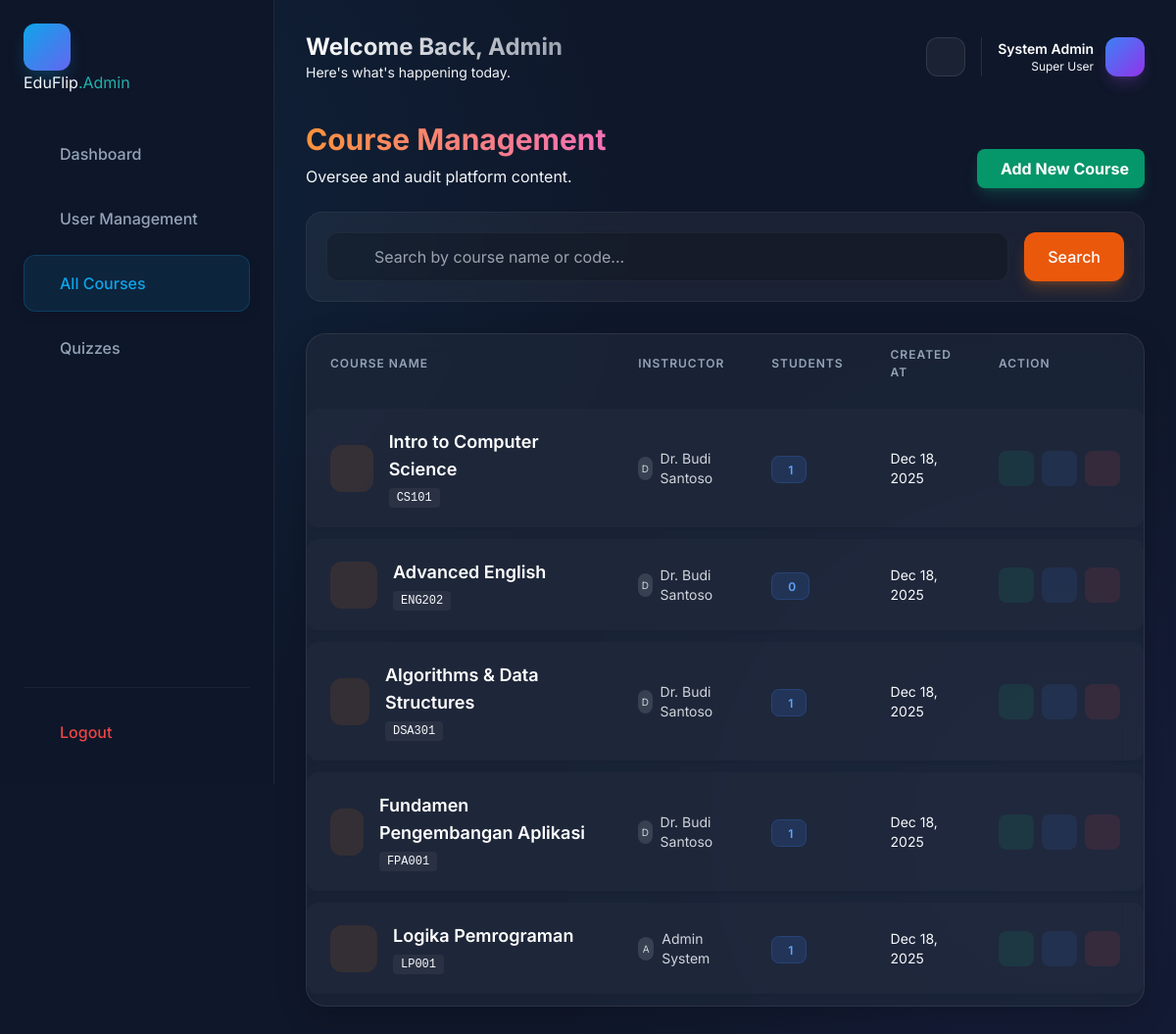
Screenshot of /web/public/admin/courses.php (signed in) with the database file from the repository.
### tables this page shows
CREATE TABLE IF NOT EXISTS courses (
    id INT AUTO_INCREMENT PRIMARY KEY,
    course_code VARCHAR(50) NOT NULL,
    course_name VARCHAR(255) NOT NULL,
    description TEXT,
    thumbnail VARCHAR(255) NULL,
    category VARCHAR(100) DEFAULT 'general',
    created_by INT NOT NULL,
    created_at TIMESTAMP DEFAULT CURRENT_TIMESTAMP,
    FOREIGN KEY (created_by) REFERENCES users(id) ON DELETE CASCADE
);

CREATE TABLE IF NOT EXISTS users (
    id INT AUTO_INCREMENT PRIMARY KEY,
    full_name VARCHAR(255) NOT NULL,
    email VARCHAR(255) NOT NULL UNIQUE,
    password_hash VARCHAR(255) NOT NULL,
    role ENUM('mahasiswa', 'dosen', 'admin') DEFAULT 'mahasiswa',
    status ENUM('active', 'pending', 'suspended') DEFAULT 'active',
    last_login DATETIME NULL,
    created_at TIMESTAMP DEFAULT CURRENT_TIMESTAMP
);

### web/includes/admin.php (called while the page is built, shortened)
<?php
require_once 'config.php';
function getAllCoursesAdmin($search = '') {
    global $pdo;
    $sql = "SELECT c.*, u.full_name as instructor_name,
            (SELECT COUNT(*) FROM course_enrollments WHERE course_id = c.id) as student_count
            FROM courses c
            JOIN users u ON c.created_by = u.id
            WHERE 1=1";
    $params = [];
    $sql .= " ORDER BY c.created_at DESC";
    $stmt = $pdo->prepare($sql);
    $stmt->execute($params);
    return $stmt->fetchAll(PDO::FETCH_ASSOC);
}
?>

### web/public/admin/courses.php (the view, shortened to what this page needs)
<?php
require_once '../../includes/config.php';
require_once '../../includes/admin.php';
include 'includes/header.php';
$search = $_GET['search'] ?? '';
$courses = getAllCoursesAdmin($search);
?>
<div class="reveal-element">
    <div class="flex justify-between items-end mb-6">
        <div>
            <h1 class="text-3xl font-bold bg-clip-text text-transparent bg-gradient-to-r from-orange-400 to-pink-400 mb-2">Course Management</h1>
            <p class="text-muted">Oversee and audit platform content.</p>
        </div>
        <a href="create_course.php" class="bg-emerald-600 hover:bg-emerald-500 text-white px-4 py-2 rounded-lg font-bold shadow-lg shadow-emerald-500/20 transition flex items-center gap-2">
            <i class="ri-add-circle-line"></i> Add New Course
        </a>
    </div>
    <div class="p-1 mb-8 bg-white/5 rounded-2xl border border-white/5 backdrop-blur-md">
        <form method="GET" class="flex gap-4 p-4">
            <div class="flex-1 relative group">
                <input type="text" name="search" class="w-full bg-black/20 border border-white/5 rounded-xl py-3 pl-12 pr-4 text-white focus:outline-none focus:border-orange-500/50 transition" placeholder="Search by course name or code..." value="<?php echo htmlspecialchars($search); ?>">
            </div>
            <button type="submit" class="bg-orange-600 hover:bg-orange-500 text-white px-6 rounded-xl font-medium transition shadow-lg shadow-orange-500/25">Search</button>
        </form>
    </div>
    <div class="card-premium overflow-hidden !p-0">
        <div class="overflow-x-auto">
            <table class="premium-table">
                <thead>
                    <tr>
                        <th width="40%">Course Name</th>
                        <th>Instructor</th>
                        <th>Students</th>
                        <th>Created At</th>
                        <th class="text-right">Action</th>
                    </tr>
                </thead>
                <tbody>
                    <?php if (empty($courses)): ?>
                         <tr><td colspan="5" class="text-center py-12 text-muted">
                            <i class="ri-book-open-line text-4xl mb-4 block opacity-50"></i>
                            No courses available.
                        </td></tr>
                    <?php else: ?>
                        <?php foreach ($courses as $course): ?>
                            <tr>
                                <td>
                                    <div class="flex items-center gap-4">
                                        <div class="w-12 h-12 rounded-xl bg-orange-500/10 flex items-center justify-center text-orange-400 text-xl">
                                        </div>
                                        <div>
                                            <div class="font-semibold text-white text-lg"><?php echo htmlspecialchars($course['course_name']); ?></div>
                                            <div class="text-xs text-muted font-mono bg-white/5 px-2 py-0.5 rounded inline-block mt-1"><?php echo htmlspecialchars($course['course_code']); ?></div>
                                        </div>
                                    </div>
                                </td>
                                <td>
                                    <div class="flex items-center gap-2 text-sm text-gray-300">
                                        <div class="w-6 h-6 rounded-full bg-gray-700 flex items-center justify-center text-[10px]"><?php echo strtoupper(substr($course['instructor_name'], 0, 1)); ?></div>
                                        <?php echo htmlspecialchars($course['instructor_name']); ?>
                                    </div>
                                </td>
                                <td>
                                    <span class="badge-admin badge-blue">
                                        <i class="ri-group-line mr-1"></i> <?php echo $course['student_count']; ?>
                                    </span>
                                </td>
                                <td class="text-sm text-muted">
                                    <?php echo date('M d, Y', strtotime($course['created_at'])); ?>
                                </td>
                                <td class="text-right">
                                    <div class="flex items-center justify-end gap-2">
                                        <a href="manage_course.php?id=<?php echo $course['id']; ?>" class="w-9 h-9 rounded-lg bg-emerald-500/10 text-emerald-500 hover:bg-emerald-500 hover:text-white flex items-center justify-center transition" title="Manage Content"><i class="ri-folder-settings-line"></i></a>
                                        <a href="../courses/detail.php?id=<?php echo $course['id']; ?>" target="_blank" class="w-9 h-9 rounded-lg bg-blue-500/10 text-blue-500 hover:bg-blue-500 hover:text-white flex items-center justify-center transition" title="View"><i class="ri-external-link-line"></i></a>
                                        <form method="POST" onsubmit="return confirm('Are you sure you want to delete this course? This action cannot be undone.');" style="display:inline;">
                                            <button type="submit" class="w-9 h-9 rounded-lg bg-red-500/10 text-red-500 hover:bg-red-500 hover:text-white flex items-center justify-center transition" title="Delete"><i class="ri-delete-bin-line"></i></button>
                                        </form>
                                    </div>
                                </td>
                            </tr>
                        <?php endforeach; ?>
                    <?php endif; ?>
                </tbody>
            </table>
        </div>
    </div>
</div>
<?php include 'includes/footer.php'; ?>

### web/public/assets/css/main.css (style rules this page uses)
:root { --primary: #0f52ba; --secondary: #20b2aa; --accent: #ffd700; --bg-dark: #0f172a; --bg-darker: #020617; --bg-card: #1e293b; --bg-light: #f8fafc; --bg-white: #ffffff; --text-main: #f1f5f9; --text-muted: #94a3b8; --text-dark: #0f172a; --success: #10b981; --warning: #f59e0b; --danger: #ef4444; --font-main: "Inter", system-ui, -apple-system, sans-serif; --container-width: 1200px; --header-height: 80px; --radius-sm: 0.375rem; --radius-md: 0.5rem; --radius-lg: 1rem; --transition: all 0.3s ease; }
*, *::before, *::after { margin: 0; padding: 0; box-sizing: border-box; }
body { font-family: var(--font-main); background-color: var(--bg-dark); color: var(--text-main); line-height: 1.6; line-height: 1.6; overflow-x: hidden; width: 100%; }
a { text-decoration: none; color: inherit; transition: var(--transition); }
.flex { display: flex; }
.items-center { align-items: center; }
.justify-between { justify-content: space-between; }
.justify-center { justify-content: center; }
.gap-2 { gap: 1rem; }
.gap-4 { gap: 2rem; }
.reveal-element { opacity: 0; transform: translateY(30px); transition: opacity 0.8s ease-out, transform 0.8s ease-out; }
.reveal-element.animate-in { opacity: 1; transform: translateY(0); }

### web/public/assets/css/admin.css (style rules this page uses)
:root { --admin-bg: #0f172a; --admin-card-bg: rgba(30, 41, 59, 0.7); --admin-card-border: rgba(255, 255, 255, 0.08); --admin-sidebar-bg: rgba(15, 23, 42, 0.95); --admin-accent: #0ea5e9; --admin-accent-glow: rgba(14, 165, 233, 0.3); --admin-text-main: #f8fafc; --admin-text-muted: #94a3b8; }
body { background-color: var(--admin-bg); background-image: radial-gradient(circle at 10% 20%, rgba(14, 165, 233, 0.08) 0%, transparent 40%), radial-gradient(circle at 90% 80%, rgba(99, 102, 241, 0.08) 0%, transparent 40%); background-attachment: fixed; }
.card-premium { background: var(--admin-card-bg); border: 1px solid var(--admin-card-border); border-radius: 20px; padding: 2rem; backdrop-filter: blur(12px); box-shadow: 0 8px 30px rgba(0,0,0,0.2); }
.premium-table { width: 100%; border-collapse: separate; border-spacing: 0 0.75rem; }
.premium-table th { color: var(--admin-text-muted); font-weight: 600; text-transform: uppercase; font-size: 0.75rem; letter-spacing: 1px; padding: 0 1.5rem 1rem 1.5rem; text-align: left; }
.premium-table tr { transition: transform 0.2s ease; }
.premium-table tbody tr { background: rgba(255, 255, 255, 0.02); box-shadow: 0 2px 5px rgba(0,0,0,0.05); }
.premium-table td { padding: 1.25rem 1.5rem; color: var(--admin-text-main); border: none; }
.premium-table td:first-child { border-top-left-radius: 12px; border-bottom-left-radius: 12px; }
.premium-table td:last-child { border-top-right-radius: 12px; border-bottom-right-radius: 12px; }
.badge-admin { padding: 0.35rem 0.75rem; border-radius: 8px; font-size: 0.75rem; font-weight: 600; text-transform: uppercase; letter-spacing: 0.5px; }
.badge-blue { background: rgba(59, 130, 246, 0.15); color: #60a5fa; border: 1px solid rgba(59, 130, 246, 0.2); }

### rows the page displays
courses: course_name "Intro to Computer Science", course_code "CS101", created_by.full_name "D", created_by.full_name "Dr. Budi Santoso", student_count "1", created_at "Dec 18, 2025"
courses: course_name "Advanced English", course_code "ENG202", created_by.full_name "D", created_by.full_name "Dr. Budi Santoso", student_count "0", created_at "Dec 18, 2025"
courses: course_name "Algorithms & Data Structures", course_code "DSA301", created_by.full_name "D", created_by.full_name "Dr. Budi Santoso", student_count "1", created_at "Dec 18, 2025"
courses: course_name "Fundamen Pengembangan Aplikasi", course_code "FPA001", created_by.full_name "D", created_by.full_name "Dr. Budi Santoso", student_count "1", created_at "Dec 18, 2025"
courses: course_name "Logika Pemrograman", course_code "LP001", created_by.full_name "A", created_by.full_name "Admin System", student_count "1", created_at "Dec 18, 2025"
